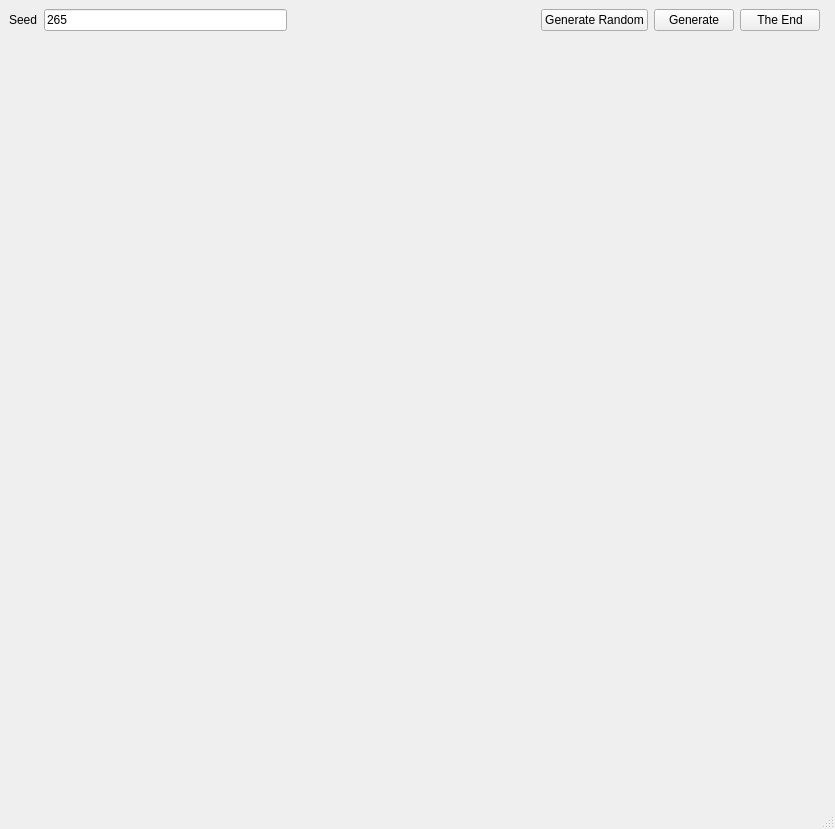
<?xml version="1.0" encoding="UTF-8"?>
<ui version="4.0">
 <class>MainWindow</class>
 <widget class="QMainWindow" name="MainWindow">
  <property name="geometry">
   <rect>
    <x>0</x>
    <y>0</y>
    <width>835</width>
    <height>829</height>
   </rect>
  </property>
  <property name="minimumSize">
   <size>
    <width>600</width>
    <height>600</height>
   </size>
  </property>
  <property name="windowTitle">
   <string>Dogs are nice!</string>
  </property>
  <widget class="QWidget" name="centralwidget">
   <layout class="QGridLayout" name="gridLayout">
    <item row="0" column="3">
     <widget class="QPushButton" name="pbGenerateRandom">
      <property name="text">
       <string>Generate Random</string>
      </property>
     </widget>
    </item>
    <item row="0" column="2">
     <spacer name="horizontalSpacer">
      <property name="orientation">
       <enum>Qt::Horizontal</enum>
      </property>
      <property name="sizeHint" stdset="0">
       <size>
        <width>40</width>
        <height>20</height>
       </size>
      </property>
     </spacer>
    </item>
    <item row="0" column="1">
     <widget class="QLineEdit" name="leSeed">
      <property name="text">
       <string>265</string>
      </property>
     </widget>
    </item>
    <item row="1" column="0" colspan="7">
     <widget class="QLabel" name="lblImage">
      <property name="text">
       <string/>
      </property>
      <property name="pixmap">
       <pixmap resource="resources.qrc">:/sample</pixmap>
      </property>
      <property name="scaledContents">
       <bool>true</bool>
      </property>
     </widget>
    </item>
    <item row="0" column="0">
     <widget class="QLabel" name="lblSeed">
      <property name="text">
       <string>Seed</string>
      </property>
     </widget>
    </item>
    <item row="0" column="5">
     <widget class="QPushButton" name="pbTheEnd">
      <property name="text">
       <string>The End</string>
      </property>
     </widget>
    </item>
    <item row="0" column="4">
     <widget class="QPushButton" name="pbGenerate">
      <property name="text">
       <string>Generate</string>
      </property>
     </widget>
    </item>
   </layout>
  </widget>
  <widget class="QMenuBar" name="menubar">
   <property name="geometry">
    <rect>
     <x>0</x>
     <y>0</y>
     <width>835</width>
     <height>22</height>
    </rect>
   </property>
  </widget>
  <widget class="QStatusBar" name="statusbar"/>
 </widget>
 <resources>
  <include location="resources.qrc"/>
 </resources>
 <connections/>
</ui>
